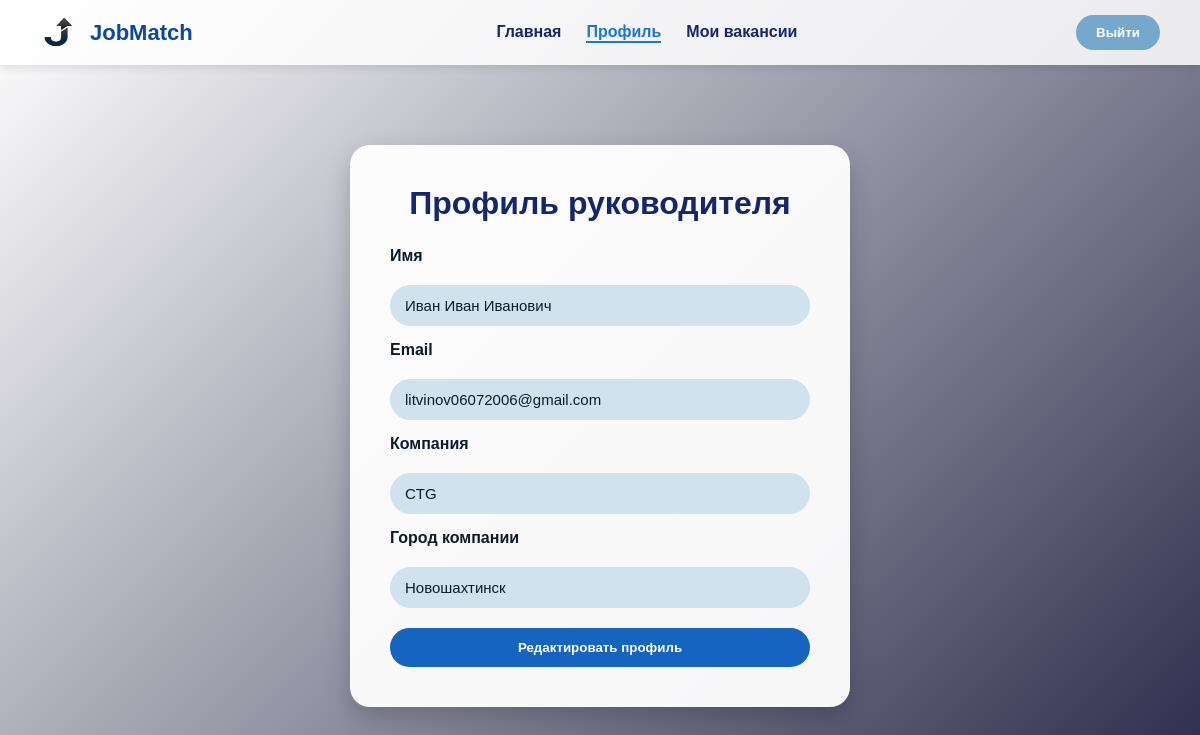
The app's page /profile/leader/ (signed in) with its own data.
### server/models.py (models this page shows, shortened)
class Leader(models.Model):
    name = models.CharField(max_length=50, blank=False)
    email = models.CharField(max_length=50, blank=False, unique=True)
    company = models.CharField(max_length=50, blank=False)
    city = models.CharField(max_length=50, blank=False)
    password = models.CharField(max_length=128, blank=False)
    is_banned = models.BooleanField(default=False)
    ban_reason = models.TextField(blank=True, null=True, verbose_name="Причина блокировки")
    ban_until = models.DateTimeField(blank=True, null=True, verbose_name="Дата окончания блокировки")

### server/views.py (the view, shortened to what this page needs)
# urls.py: path("profile/leader/", ProfleaderPageView.as_view(), name="profile_leader"),
class ProfleaderPageView(LeaderOnlyMixin, View):
    def get(self, request):
        email = request.session.get("user_email")
        leader = Leader.objects.filter(email=email).first()
        context = {"leader": leader}
        return render(request, "profile_leader.html", context)

### server/mixins.py (called while the page is built)
    def dispatch(self, request, *args, **kwargs):
        if request.session.get('user_type') != 'leader':
            return redirect('login')
        return super().dispatch(request, *args, **kwargs)

### server/templates/profile_leader.html (shortened to what this page needs)
{% load static %}
<!DOCTYPE html>
<html lang="ru">
<head>
    <link rel="stylesheet" href="{% static 'css/profile.css' %}">
</head>
<body>
    <header class="header">
        <a href="{% url 'leader_home' %}"  class="logo">
            <img src="{% static 'png/logo.png' %}" alt="Logo" class="logo-img">
            <aspan class="logo-text">JobMatch</span>
        <nav class="nav">
            <a href="{% url 'leader_home' %}" class="nav-link">Главная</a>
            <a href="{% url 'profile_leader' %}" class="nav-link active">Профиль</a>
            <a href="{% url "my_jobs" %}" class="nav-link">Мои вакансии</a>
        </nav>
        <button class="logout-btn" onclick="window.location.href='{% url 'logout' %}'">Выйти</button>
        </a>
    </header>
    <main class="profile-container">
        <div class="profile-card">
            <h1>Профиль руководителя</h1>
                <form id="editForm" method="POST">
                <div class="profile-info">
                    <label for="name">Имя</label>
                    <input type="text" id="name" name="name" value="{{ leader.name }}" readonly>
                    <label for="email">Email</label>
                    <input type="email" id="email" name="email" value="{{ leader.email }}" readonly>
                    <label for="company">Компания</label>
                    <input type="text" id="company" name="company" value="{{ leader.company }}" readonly>
                    <label for="city">Город компании</label>
                    <input type="text" id="city" name="city" value="{{ leader.city }}" readonly>
                </div>
                <div class="buttons">
                    <button type="button" id="editBtn" class="btn-edit">Редактировать профиль</button>
                </div>
            </form>
        </div>
    </main>
</body>
</html>

### server/static/css/profile.css (style rules this page uses)
* { margin: 0; padding: 0; box-sizing: border-box; font-family: 'Arial', sans-serif; }
body { min-height: 100vh; background: linear-gradient(135deg, #ffffff, #2a2a4a); color: #0d1b2a; }
.header { display: flex; justify-content: space-between; align-items: center; padding: 15px 40px; background: rgba(255, 255, 255, 0.85); box-shadow: 0 3px 8px rgba(0, 0, 0, 0.1); position: sticky; top: 0; z-index: 100; }
.logo { display: flex; align-items: center; text-decoration: none; color: #14276d; font-weight: 700; font-size: 20px; }
.logo-img { height: 35px; width: 40px; margin-right: 10px; }
.profile-container { display: flex; justify-content: center; align-items: center; padding: 80px 20px; }
.profile-card { background: rgba(255, 255, 255, 0.95); padding: 40px; border-radius: 20px; box-shadow: 0 10px 25px rgba(0, 0, 0, 0.2); max-width: 500px; width: 100%; text-align: center; }
.profile-card h1 { color: #14276d; margin-bottom: 25px; }
.btn-edit { background: #76a8cd; border: none; padding: 12px 25px; border-radius: 25px; color: white; font-weight: 600; cursor: pointer; transition: all 0.3s ease; width: 100%; }
.logout-btn { background: #76a8cd; border: none; padding: 10px 20px; border-radius: 25px; color: white; font-weight: 600; cursor: pointer; transition: all 0.3s ease; }
.nav { display: flex; gap: 25px; }
.nav-link { text-decoration: none; color: #14276d; font-weight: 600; transition: all 0.3s ease; }
.nav-link.active { color: #1976d2; border-bottom: 2px solid #1976d2; }
.logo { display: flex; align-items: center; text-decoration: none; color: #0d47a1; transition: color 0.3s ease; }
.logo img { height: 35px; width: 40px; margin-right: 10px; }
.logo-text { font-weight: 700; font-size: 22px; }
.btn-edit, .btn-save { display: inline-block; margin-top: 20px; background-color: #4CAF50; color: white; padding: 10px 15px; border: none; border-radius: 8px; cursor: pointer; text-decoration: none; }
.profile-info label { display: flex; flex-direction: column; text-align: left; ; }
.profile-info { display: flex; flex-direction: column; gap: 15px; }
.profile-info label { font-weight: 600; color: #0d1b2a; margin-bottom: 5px; }
.profile-info input { width: 100%; padding: 12px 15px; border: none; border-radius: 25px; background-color: #cfe2ee; font-size: 15px; color: #0d1b2a; transition: all 0.3s ease; }
.profile-info input[readonly] { background-color: #cfe2ee; cursor: default; }
.btn-edit, .btn-save { width: 100%; margin-top: 20px; background-color: #1565c0; color: white; padding: 12px; border: none; border-radius: 25px; cursor: pointer; font-weight: 600; transition: all 0.3s ease; }

### records on screen
Leader: name "Иван Иван Иванович", email "litvinov06072006@gmail.com", company "CTG", city "Новошахтинск"
